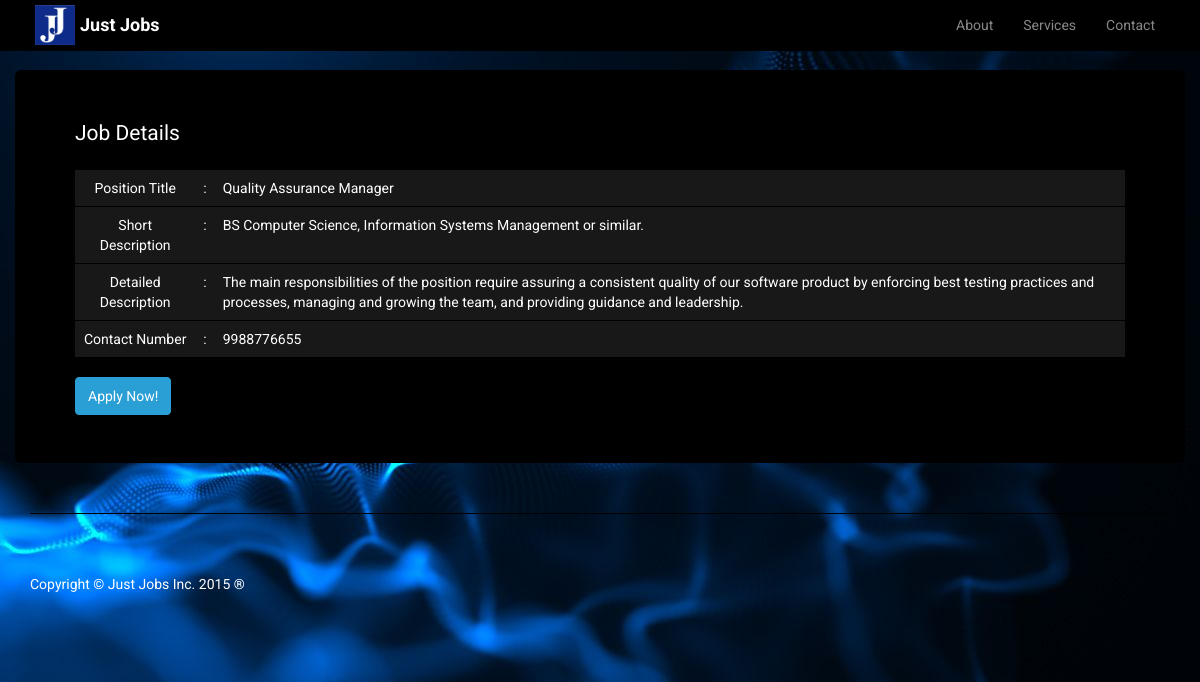
Page /details?jid=4 on the committed database.
### tables this page shows
CREATE TABLE IF NOT EXISTS `jobs` (
`jid` int(11) NOT NULL,
  `title` varchar(30) NOT NULL,
  `desc` varchar(70) NOT NULL,
  `details` varchar(300) NOT NULL,
  `mob` bigint(20) NOT NULL,
  `poster` int(11) NOT NULL
);

### details.php (the view, shortened to what this page needs)
<!DOCTYPE html>
<html lang="en">
<head>
    <link href="css/bootstrap.min.css" rel="stylesheet">
    <link href="css/heroic-features.css" rel="stylesheet">
</head>
<body>
    <nav class="navbar navbar-inverse navbar-fixed-top" role="navigation">
        <div class="container">
            <img class="img-thumbnail img-rounded navbar-left" src="img/fav.png" width="50px" onclick="location.href='index'">
            <div class="navbar-header">
                <a class="navbar-brand" href="index"><b>Just Jobs</b></a>
            </div>
            <div class="collapse navbar-collapse navbar-right" id="bs-example-navbar-collapse-1">
                <ul class="nav navbar-nav">
                    <li>
                        <a href="aboutus">About</a>
                    </li>
                    <li>
                        <a href="services">Services</a>
                    </li>
                    <li>
                        <?php if (isset($_SESSION['login'])):?>
                            <a href="logout">Logout</a>
                        <?php else:?>
                            <a href="contact">Contact</a>
                        <?php endif;?>
                    </li>
                </ul>
            </div>
        </div>
    </nav>
    <div class="container">
        <div class="row">
            <header class="jumbotron">
                <div class="table-responsive">
                <?php
                    if (isset($_GET['hid'])){
                        $hid=$_GET['hid'];
                        echo "<legend>Candidate Details</legend>";
                        $sql=mysql_query("SELECT * FROM hire WHERE hid=$hid") or die(mysql_error());
                        if (mysql_num_rows($sql)) {
                            $res=mysql_fetch_array($sql);
                            echo "<table class='table'>
                                    <tr>
                                        <td class='text-center'>Position Title</td>
                                        <td>:</td>
                                        <td>".$res['title']."</td>
                                    </tr>
                                    <tr>
                                        <td class='text-center'>Short Description</td>
                                        <td>:</td>
                                        <td>".$res['desc']."</td>
                                    </tr>
                                    <tr>
                                        <td class='text-center'>Detailed Description</td>
                                        <td>:</td>
                                        <td>".$res['details']."</td>
                                    </tr>
                                    <tr>
                                        <td class='text-center'>Contact Number</td>
                                        <td>:</td>
                                        <td>".$res['mob']."</td>
                                    </tr>
                                  </table>  ";
                                  if (isset($_SESSION['login']))
                                    echo "<a href='enroll?hid=".$hid."' class='btn btn-primary'>Hire Now!</a>";
                                  else{
                                    $_SESSION['redir']="details?hid=".$hid;
                                    echo "<a class='btn btn-primary' data-toggle='modal' data-controls-modal='#login' data-backdrop='static' data-keyboard='false' href='#login'>Hire Now!</a>";
                                  }
                        }
                    }
                    elseif (isset($_GET['jid'])){
                        $jid=$_GET['jid'];
                        echo "<legend>Job Details</legend>";
                        $sql=mysql_query("SELECT * FROM jobs WHERE jid=$jid") or die(mysql_error());
                        if (mysql_num_rows($sql)) {
                            $res=mysql_fetch_array($sql);
                            echo "<table class='table'>
                                    <tr>
                                        <td class='text-center'>Position Title</td>
                                        <td>:</td>
                                        <td>".$res['title']."</td>
                                    </tr>
                                    <tr>
                                        <td class='text-center'>Short Description</td>
                                        <td>:</td>
                                        <td>".$res['desc']."</td>
                                    </tr>
                                    <tr>
                                        <td class='text-center'>Detailed Description</td>
                                        <td>:</td>
                                        <td>".$res['details']."</td>
                                    </tr>
                                    <tr>
                                        <td class='text-center'>Contact Number</td>
                                        <td>:</td>
                                        <td>".$res['mob']."</td>
                                    </tr>
                                  </table>  ";
                                  if (isset($_SESSION['login']))
                                      echo "<a href='enroll?jid=".$jid."' class='btn btn-primary'>Apply Now!</a>";
                                  else{
                                    echo "<a class='btn btn-primary' data-toggle='modal' data-controls-modal='#login' data-backdrop='static' data-keyboard='false' href='#login'>Apply Now!</a>";
                                  }
                        }
                    }
                ?>
                </div>
            </header>
        </div>
        <hr>
        <footer>
            <div class="row">
                <div class="col-lg-12">
                    <p style="color:white;">Copyright &copy; Just Jobs Inc. 2015 &reg;</p>
                </div>
            </div>
        </footer>
    </div>
</body>
</html>

### css/heroic-features.css (style rules this page uses)
body { padding-top: 70px; }
footer { margin: 50px 0; }

### details.php (style rules this page uses)
body { background: url(img/bg.jpg) top right no-repeat; background-attachment:fixed; }

### rows in the picture
jobs: title "Quality Assurance Manager", desc "BS Computer Science, Information Systems Management or similar.", details "The main responsibilities of the position require assuring a consistent quality of our software product by enforcing best testing practices and processes, managing and growing the team, and providing guidance and leadership.", mob "9988776655"
